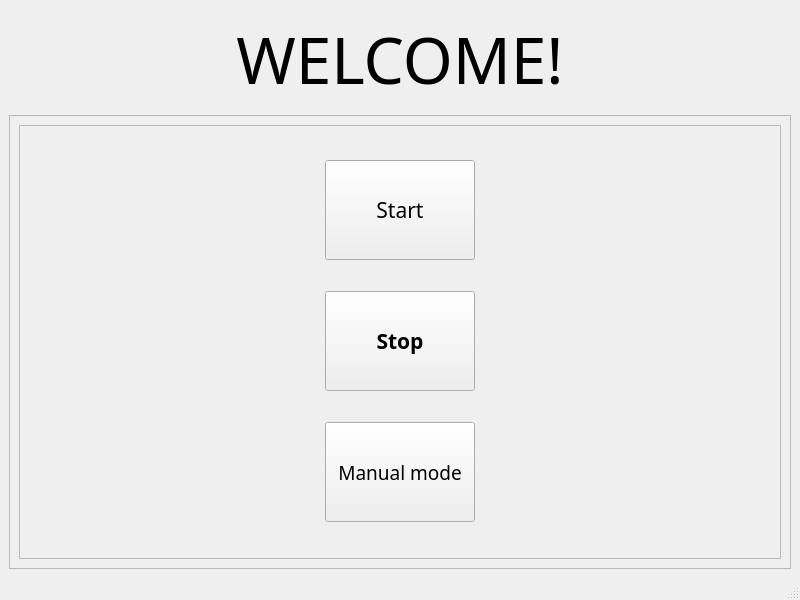
<?xml version="1.0" encoding="UTF-8"?>
<ui version="4.0">
 <class>MainWindow</class>
 <widget class="QMainWindow" name="MainWindow">
  <property name="geometry">
   <rect>
    <x>0</x>
    <y>0</y>
    <width>800</width>
    <height>600</height>
   </rect>
  </property>
  <property name="windowTitle">
   <string>MainWindow</string>
  </property>
  <widget class="QWidget" name="centralwidget">
   <layout class="QVBoxLayout" name="verticalLayout">
    <item>
     <widget class="QLabel" name="label">
      <property name="maximumSize">
       <size>
        <width>16777215</width>
        <height>100</height>
       </size>
      </property>
      <property name="font">
       <font>
        <family>Impact</family>
        <pointsize>48</pointsize>
        <bold>false</bold>
        <underline>false</underline>
       </font>
      </property>
      <property name="text">
       <string>&lt;html&gt;&lt;head/&gt;&lt;body&gt;&lt;p align=&quot;center&quot;&gt;WELCOME!&lt;/p&gt;&lt;/body&gt;&lt;/html&gt;</string>
      </property>
     </widget>
    </item>
    <item>
     <widget class="QFrame" name="frame">
      <property name="font">
       <font>
        <family>SansSerif</family>
       </font>
      </property>
      <property name="frameShape">
       <enum>QFrame::StyledPanel</enum>
      </property>
      <property name="frameShadow">
       <enum>QFrame::Raised</enum>
      </property>
      <layout class="QHBoxLayout" name="horizontalLayout">
       <item>
        <widget class="QFrame" name="frame_2">
         <property name="frameShape">
          <enum>QFrame::StyledPanel</enum>
         </property>
         <property name="frameShadow">
          <enum>QFrame::Raised</enum>
         </property>
         <layout class="QVBoxLayout" name="verticalLayout_2">
          <item alignment="Qt::AlignHCenter">
           <widget class="QPushButton" name="Start">
            <property name="minimumSize">
             <size>
              <width>150</width>
              <height>0</height>
             </size>
            </property>
            <property name="maximumSize">
             <size>
              <width>200</width>
              <height>100</height>
             </size>
            </property>
            <property name="font">
             <font>
              <family>Impact</family>
              <pointsize>16</pointsize>
             </font>
            </property>
            <property name="text">
             <string>Start</string>
            </property>
           </widget>
          </item>
          <item alignment="Qt::AlignHCenter">
           <widget class="QPushButton" name="Stop">
            <property name="minimumSize">
             <size>
              <width>150</width>
              <height>0</height>
             </size>
            </property>
            <property name="maximumSize">
             <size>
              <width>200</width>
              <height>100</height>
             </size>
            </property>
            <property name="font">
             <font>
              <family>Impact</family>
              <pointsize>16</pointsize>
              <bold>true</bold>
              <kerning>false</kerning>
             </font>
            </property>
            <property name="text">
             <string>Stop</string>
            </property>
           </widget>
          </item>
          <item alignment="Qt::AlignHCenter">
           <widget class="QPushButton" name="Manualmode">
            <property name="minimumSize">
             <size>
              <width>150</width>
              <height>0</height>
             </size>
            </property>
            <property name="maximumSize">
             <size>
              <width>200</width>
              <height>100</height>
             </size>
            </property>
            <property name="font">
             <font>
              <family>Impact</family>
              <pointsize>14</pointsize>
             </font>
            </property>
            <property name="text">
             <string>Manual mode</string>
            </property>
           </widget>
          </item>
         </layout>
        </widget>
       </item>
      </layout>
     </widget>
    </item>
   </layout>
  </widget>
  <widget class="QMenuBar" name="menubar">
   <property name="geometry">
    <rect>
     <x>0</x>
     <y>0</y>
     <width>800</width>
     <height>26</height>
    </rect>
   </property>
  </widget>
  <widget class="QStatusBar" name="statusbar"/>
 </widget>
 <resources/>
 <connections/>
</ui>
